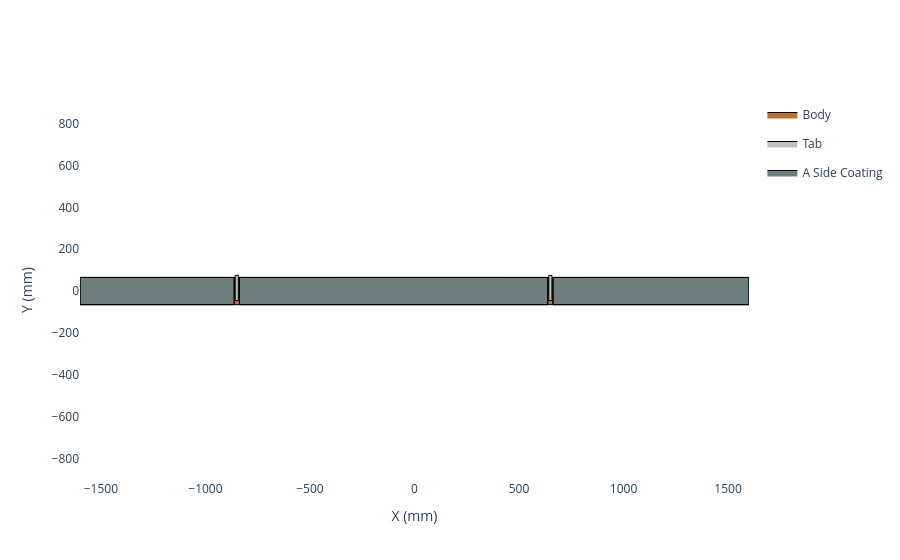

The notebook cell saved with this chart:
### Code cell
# Create the anode

anode_current_collector_material = ocd.CurrentCollectorMaterial.from_database('Copper')

anode_current_collector = ocd.TabWeldedCurrentCollector(
    material=anode_current_collector_material,
    width=130,
    length=3200,
    thickness=8,
    weld_tab=tab,
    tab_overhang=10,
    skip_coat_width=25,
    weld_tab_positions=[750, 2250]
)

anode_active_material = ocd.AnodeMaterial.from_database("Synthetic Graphite")

anode_formulation = ocd.AnodeFormulation(
    active_materials={anode_active_material: 95},
    binders={binder: 2.5},
    conductive_additives={conductive_additive: 2.5}
)

my_anode = ocd.Anode(
    formulation=anode_formulation,
    current_collector=anode_current_collector,
    calender_density=1.1,
    mass_loading=10
)

my_anode.get_top_down_view()

### Figure 1 — Plotly figure (JSON) as saved in the notebook; plotly's stock layout.template omitted (floating-point values rounded to 4 significant figures)
{"data": [{"fill": "toself", "fillcolor": "#B87333", "legendgroup": "Body", "line": {"color": "black", "width": 1}, "mode": "lines", "name": "Body", "showlegend": true, "type": "scatter", "x": [-1600.0, -1600.0, 1600.0, 1600.0, -1600.0], "y": [-65.0, 65.0, 65.0, -65.0, -65.0]}, {"fill": "toself", "fillcolor": "#C0C0C0", "legendgroup": "Tabs", "line": {"color": "black", "width": 1}, "mode": "lines", "name": "Tab", "showlegend": true, "type": "scatter", "x": [-857.5, -857.5, -842.5, -842.5, -857.5], "y": [-45.0, 75.0, 75.0, -45.0, -45.0]}, {"fill": "toself", "fillcolor": "#C0C0C0", "legendgroup": "Tabs", "line": {"color": "black", "width": 1}, "mode": "lines", "name": "Tab", "showlegend": false, "type": "scatter", "x": [642.5, 642.5, 657.5, 657.5, 642.5], "y": [-45.0, 75.0, 75.0, -45.0, -45.0]}, {"fill": "toself", "fillcolor": "#6f7f80", "line": {"color": "black", "width": 1}, "mode": "lines", "name": "A Side Coating", "type": "scatter", "x": [-1600.0, -862.5, -862.5, -1600.0, -1600.0, -1600.0, -862.5, -862.5, -1600.0, -1600.0, NaN, -837.5, 637.5, 637.5, -837.5, -837.5, -837.5, 637.5, 637.5, -837.5, -837.5, NaN, 662.5, 1600.0, 1600.0, 662.5, 662.5, 662.5, 1600.0, 1600.0, 662.5, 662.5], "y": [-65.0, -65.0, 65.0, 65.0, -65.0, -65.0, -65.0, 65.0, 65.0, -65.0, NaN, -65.0, -65.0, 65.0, 65.0, -65.0, -65.0, -65.0, 65.0, 65.0, -65.0, NaN, -65.0, -65.0, 65.0, 65.0, -65.0, -65.0, -65.0, 65.0, 65.0, -65.0]}], "layout": {"paper_bgcolor": "white", "plot_bgcolor": "white", "xaxis": {"scaleanchor": "y", "title": {"text": "X (mm)"}, "zeroline": false}, "yaxis": {"title": {"text": "Y (mm)"}, "zeroline": false}}}
